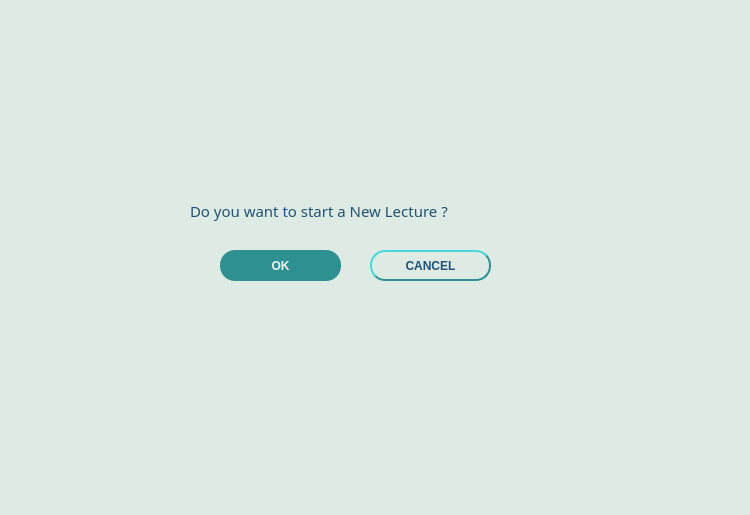
<?xml version="1.0" encoding="UTF-8"?>
<ui version="4.0">
 <class>Dialog</class>
 <widget class="QDialog" name="Dialog">
  <property name="geometry">
   <rect>
    <x>0</x>
    <y>0</y>
    <width>750</width>
    <height>515</height>
   </rect>
  </property>
  <property name="windowTitle">
   <string>Start a new lecture</string>
  </property>
  <property name="styleSheet">
   <string notr="true">background-color: rgb(222, 234, 228);</string>
  </property>
  <widget class="QLabel" name="dialog_label">
   <property name="geometry">
    <rect>
     <x>190</x>
     <y>200</y>
     <width>341</width>
     <height>21</height>
    </rect>
   </property>
   <property name="font">
    <font>
     <family>Montserrat Medium</family>
     <pointsize>11</pointsize>
     <weight>7</weight>
     <italic>false</italic>
     <bold>false</bold>
    </font>
   </property>
   <property name="toolTip">
    <string>&lt;html&gt;&lt;head/&gt;&lt;body&gt;&lt;p align=&quot;center&quot;&gt;&lt;br/&gt;&lt;/p&gt;&lt;/body&gt;&lt;/html&gt;</string>
   </property>
   <property name="styleSheet">
    <string notr="true">color: rgb(33, 82, 115);
font: 57 11pt &quot;Montserrat Medium&quot;;</string>
   </property>
   <property name="text">
    <string>Do you want to start a New Lecture ?</string>
   </property>
  </widget>
  <widget class="QLabel" name="c10">
   <property name="geometry">
    <rect>
     <x>590</x>
     <y>380</y>
     <width>211</width>
     <height>191</height>
    </rect>
   </property>
   <property name="styleSheet">
    <string notr="true"/>
   </property>
   <property name="text">
    <string/>
   </property>
   <property name="pixmap">
    <pixmap>rings1.svg</pixmap>
   </property>
   <property name="scaledContents">
    <bool>true</bool>
   </property>
  </widget>
  <widget class="QLabel" name="c9">
   <property name="geometry">
    <rect>
     <x>-70</x>
     <y>-50</y>
     <width>201</width>
     <height>181</height>
    </rect>
   </property>
   <property name="styleSheet">
    <string notr="true"/>
   </property>
   <property name="text">
    <string/>
   </property>
   <property name="pixmap">
    <pixmap>rings2.svg</pixmap>
   </property>
   <property name="scaledContents">
    <bool>true</bool>
   </property>
  </widget>
  <widget class="QPushButton" name="ok_btn">
   <property name="geometry">
    <rect>
     <x>220</x>
     <y>250</y>
     <width>121</width>
     <height>31</height>
    </rect>
   </property>
   <property name="font">
    <font>
     <pointsize>9</pointsize>
     <weight>75</weight>
     <bold>true</bold>
    </font>
   </property>
   <property name="styleSheet">
    <string notr="true">background-color: rgb(47, 144, 145);
color: rgb(243, 243, 243);
 border-radius: 15px;</string>
   </property>
   <property name="text">
    <string>OK</string>
   </property>
  </widget>
  <widget class="QPushButton" name="cancel_btn">
   <property name="geometry">
    <rect>
     <x>370</x>
     <y>250</y>
     <width>121</width>
     <height>31</height>
    </rect>
   </property>
   <property name="font">
    <font>
     <pointsize>9</pointsize>
     <weight>75</weight>
     <bold>true</bold>
    </font>
   </property>
   <property name="styleSheet">
    <string notr="true">background-color: rgb(222, 234, 228);
border-color: rgb(47, 144, 145);
color: rgb(33, 82, 115);
border-width: 2px;
border-style:outset;
border-radius: 15px;
</string>
   </property>
   <property name="text">
    <string>CANCEL</string>
   </property>
  </widget>
  <zorder>c9</zorder>
  <zorder>c10</zorder>
  <zorder>dialog_label</zorder>
  <zorder>ok_btn</zorder>
  <zorder>cancel_btn</zorder>
 </widget>
 <resources>
  <include location="app_images/circle2.qrc"/>
  <include location="app_images/circle1.qrc"/>
 </resources>
 <connections/>
</ui>
